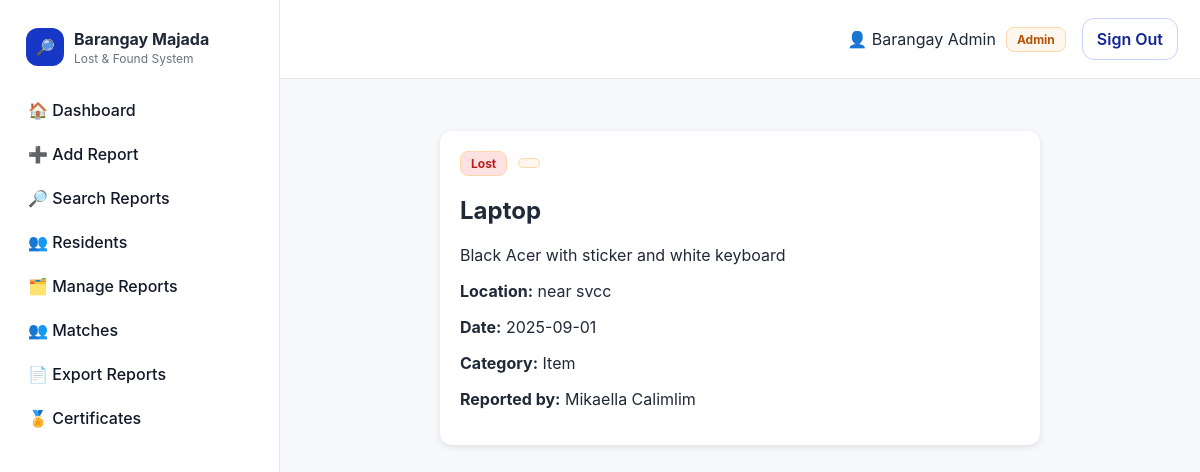
/report.php?id=1 (signed in), run on the app's committed database.
### tables this page shows
CREATE TABLE `reports` (
  `id` int(11) NOT NULL,
  `user_id` int(11) NOT NULL,
  `type` enum('Lost','Found') NOT NULL,
  `category` enum('Item','Pet','Other') NOT NULL DEFAULT 'Item',
  `title` varchar(255) NOT NULL,
  `description` text DEFAULT NULL,
  `location` varchar(255) DEFAULT NULL,
  `date_lost` date DEFAULT NULL,
  `date_lost_found` date DEFAULT NULL,
  `image_path` varchar(255) DEFAULT NULL,
  `status` enum('Pending','Approved','Returned') DEFAULT 'Pending',
  `created_at` timestamp NOT NULL DEFAULT current_timestamp()
);

CREATE TABLE `users` (
  `id` int(11) NOT NULL,
  `username` varchar(100) NOT NULL,
  `email` varchar(150) NOT NULL,
  `password` varchar(255) NOT NULL,
  `role` enum('admin','resident') NOT NULL DEFAULT 'resident',
  `created_at` timestamp NOT NULL DEFAULT current_timestamp()
);

### report.php (the view, shortened to what this page needs)
<?php
require_once 'db.php';
$stmt = $pdo->prepare("
    SELECT r.*, u.username AS reporter
    FROM reports r
    JOIN users u ON r.user_id = u.id
    WHERE r.id = ?
");
$stmt->execute([$_GET['id']]);
$report = $stmt->fetch(PDO::FETCH_ASSOC);
?>
<!DOCTYPE html>
<html lang="en">
<head>
  <link href="style.css" rel="stylesheet">
</head>
<body>
  <div class="app">
    <?php include 'sidebar.php'; ?>
    <main class="main">
      <?php include 'topbar.php'; ?>
      <div class="content">
        <div class="report-card">
          <div style="margin-bottom:10px;">
            <span class="badge <?= strtolower($report['type']) ?>">
              <?= htmlspecialchars($report['type']) ?>
            </span>
            <span class="badge <?= strtolower($report['status']) ?>">
            </span>
          </div>
          <h2><?= htmlspecialchars($report['title']) ?></h2>
          <p><?= nl2br(htmlspecialchars($report['description'])) ?></p>
          <p><strong>Location:</strong> <?= htmlspecialchars($report['location']) ?></p>
          <p><strong>Date:</strong> <?= htmlspecialchars($report['date_lost']) ?></p>
          <p><strong>Category:</strong> <?= htmlspecialchars($report['category']) ?></p>
          <p><strong>Reported by:</strong> <?= htmlspecialchars($report['reporter']) ?></p>
        </div>
      </div>
    </main>
  </div>
</body>
</html>

### style.css (style rules this page uses)
:root { --brand:#1737C7; --brand-ink:#102694; --ink:#1f2937; --muted:#6b7280; --surface:#f3f4f6; --card:#ffffff; --ring:#e5e7eb; --success:#22c55e; --warning:#f59e0b; --info:#6366f1; --accent:#a855f7; --shadow:0 6px 16px rgba(16,24,40,.08); --radius:14px; }
* { box-sizing:border-box }
html,body { height:100% }
body { margin:0;background:#f8fafc;color:var(--ink); font-family: Inter,system-ui,-apple-system,Segoe UI,Roboto,Arial,sans-serif; }
.app { display:grid;grid-template-columns:280px 1fr;min-height:100vh; }
.main { background:#f6f8fc; min-height:100vh; }
.badge { font-size:12px;background:#fff7ed;border:1px solid #fed7aa;color:#b45309; padding:4px 8px;border-radius:999px }
.content { padding:22px }

### report.php (style rules this page uses)
.report-card { max-width: 600px; margin: 30px auto; background: #fff; border-radius: 12px; padding: 20px; box-shadow: 0 2px 6px rgba(0,0,0,0.1); }
.badge { display: inline-block; padding: 4px 10px; border-radius: 8px; font-size: 12px; font-weight: bold; margin-right: 6px; }
.badge.lost { background: #fee2e2; color: #b91c1c; }

### data on the page
reports: type "Lost", title "Laptop", description "Black Acer with sticker and white keyboard", location "near svcc", date_lost "2025-09-01", category "Item", user.username "Mikaella Calimlim"

### other printed values
$u "Barangay Admin"
$role "Admin"
